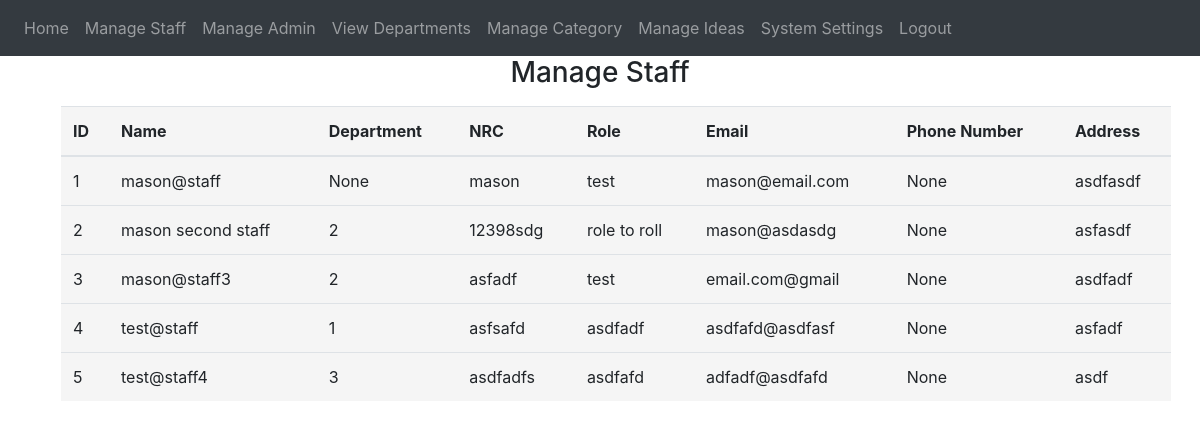
Page /manage-staff (signed in) on the committed database.
### website/models.py (models this page shows)
class Staff(db.Model, UserMixin):
    id = db.Column(db.Integer, primary_key=True)
    name = db.Column(db.String(150))
    department = db.Column(db.String(150))
    nrc = db.Column(db.String(150))
    role = db.Column(db.String(150))
    email = db.Column(db.String(150), unique=True)
    phone_no = db.Column(db.String(150), unique=True)
    address = db.Column(db.String(255))
    username = db.Column(db.String(150))
    password = db.Column(db.String(150))
    notification = db.relationship('Notifications')
    idea = db.relationship('Ideas')
    comment = db.relationship('Comments')
    like_dislike_count = db.relationship('Like')

### website/auth.py (the view)
@auth.route('/manage-staff')
@login_required
def manage_staff():
    q = Staff.query.all()
    staffs = q
    return render_template("manage_staff.html", staffs=staffs, user=current_user)

### website/templates/manage_staff.html
{% extends "base2.html" %} {% block title %}Manage Staff{% endblock %} {% block
content %}
<link rel="stylesheet" href="/static/table_style.css"/>
<form method="POST" xmlns="http://www.w3.org/1999/html">
  <h3 align="center">Manage Staff</h3>
<table class="table">
  <thead>
    <tr class="table__header">
      <th class="table__cell">ID</th>
      <th class="table__cell">Name</th>
      <th class="table__cell">Department</th>
      <th class="table__cell">NRC</th>
      <th class="table__cell">Role</th>
      <th class="table__cell">Email</th>
      <th class="table__cell">Phone Number</th>
      <th class="table__cell">Address</th>
    </tr>
  </thead>
  <tbody>
    {% for staff in staffs %}
      <tr>
        <td class="table__cell">{{ staff.id }}</td>
        <td class="table__cell">{{ staff.name }}</td>
        <td class="table__cell">{{ staff.department }}</td>
        <td class="table__cell">{{ staff.nrc }}</td>
        <td class="table__cell">{{ staff.role }}</td>
        <td class="table__cell">{{ staff.email }}</td>
        <td class="table__cell">{{ staff.phone_no }}</td>
        <td class="table__cell">{{ staff.address }}</td>
      </tr>
    {% endfor %}
  </tbody>
</table>
</form>
{% endblock %}

### website/static/table_style.css (style rules this page uses)
.table { border-spacing:0; margin: 1rem; background-color: #f5f5f5; }
.table__header { text-align:left; }
.table__cell { padding: 8px; }

### rows in the picture
Staff: id "1", name "mason@staff", department "None", nrc "mason", role "test", email "mason@email.com", phone_no "None", address "asdfasdf"
Staff: id "2", name "mason second staff", department "2", nrc "12398sdg", role "role to roll", email "mason@asdasdg", phone_no "None", address "asfasdf"
Staff: id "3", name "mason@staff3", department "2", nrc "asfadf", role "test", email "email.com@gmail", phone_no "None", address "asdfadf"
Staff: id "4", name "test@staff", department "1", nrc "asfsafd", role "asdfadf", email "asdfafd@asdfasf", phone_no "None", address "asfadf"
Staff: id "5", name "test@staff4", department "3", nrc "asdfadfs", role "asdfafd", email "adfadf@asdfafd", phone_no "None", address "asdf"
